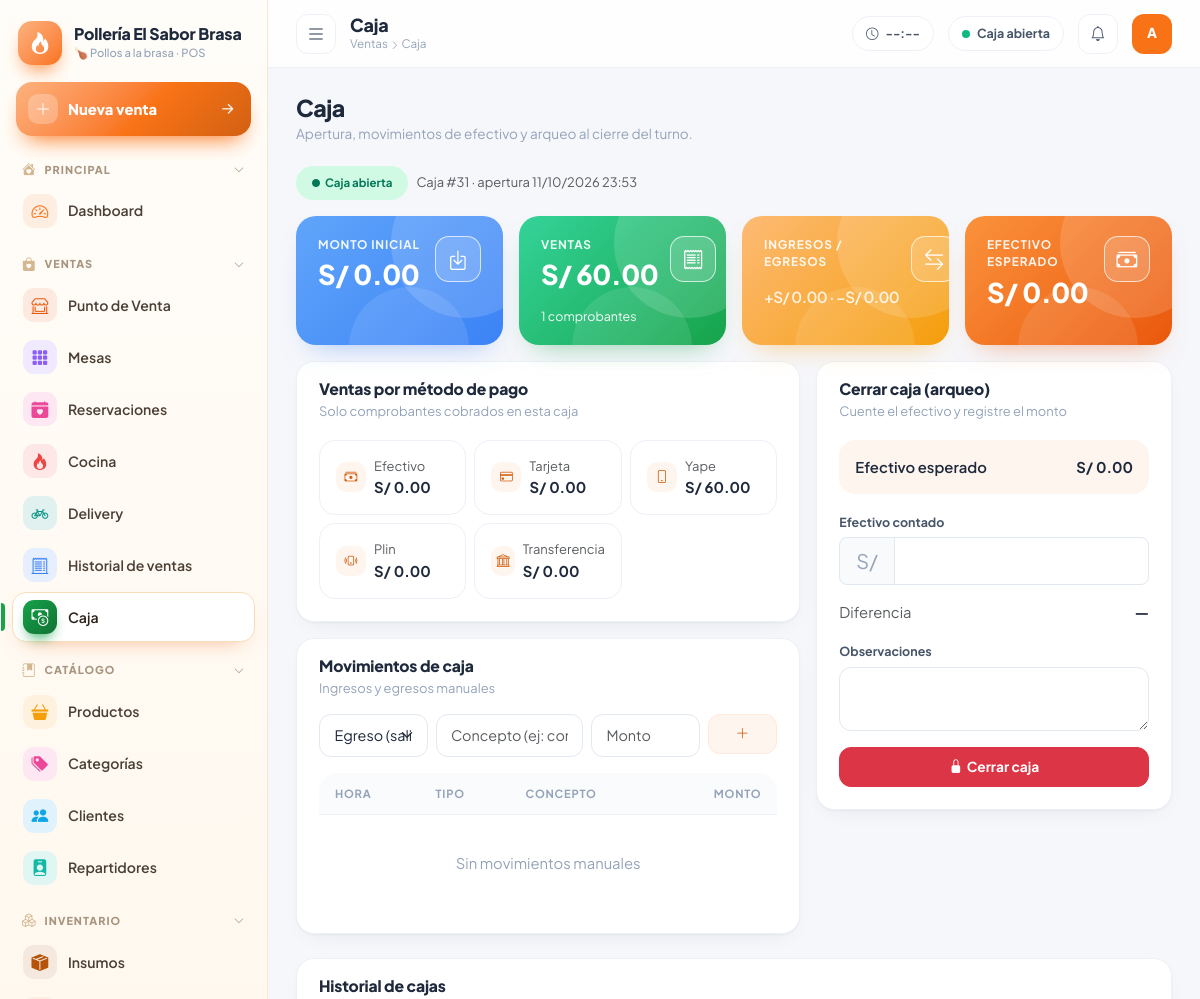
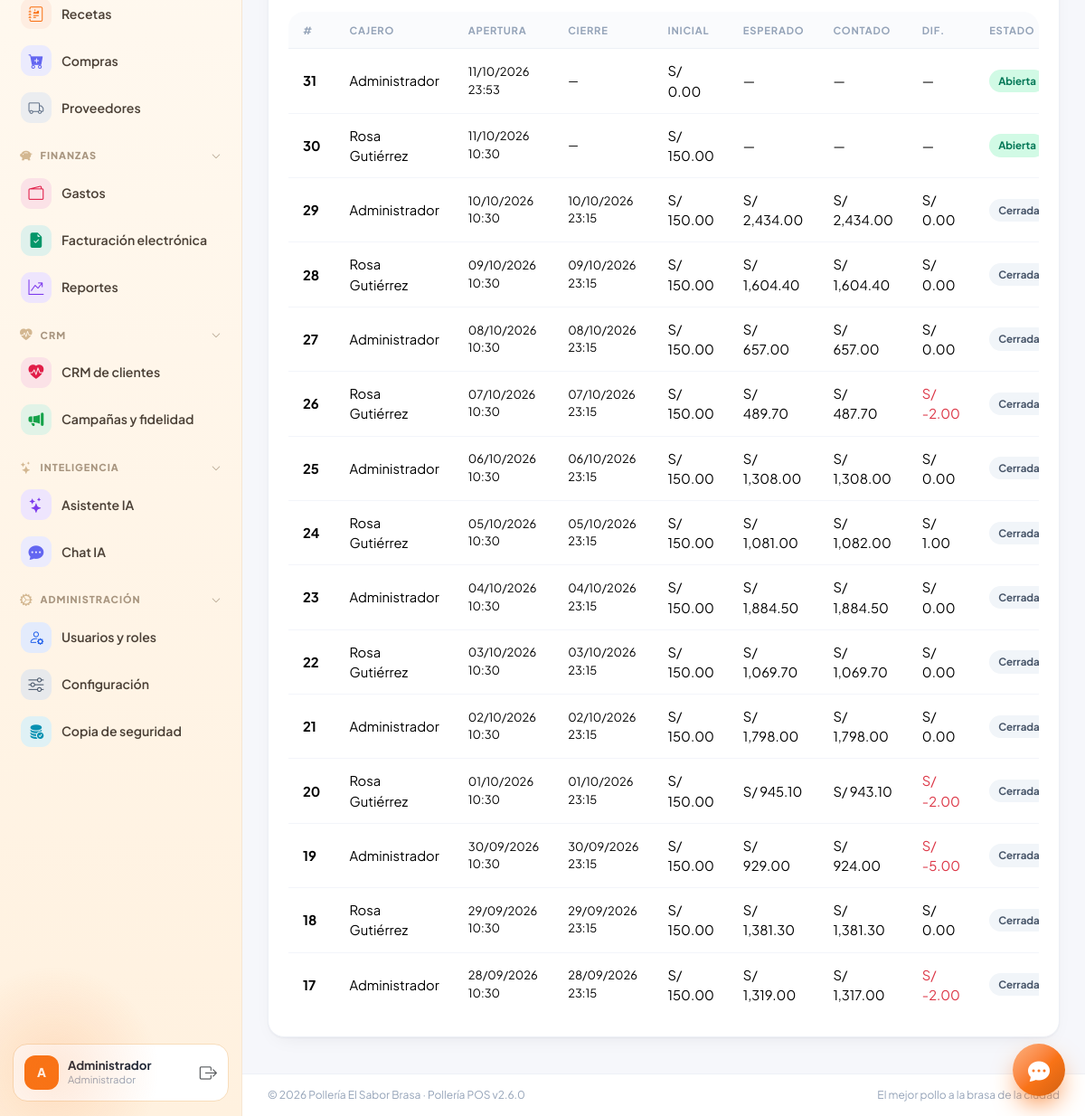
Page /index.php?r=caja/index (signed in) on the committed database (2 pictures, top to bottom).
### tables this page shows
CREATE TABLE IF NOT EXISTS `cajas` (
  `id` int unsigned NOT NULL AUTO_INCREMENT,
  `usuario_id` int unsigned NOT NULL,
  `fecha_apertura` datetime NOT NULL,
  `fecha_cierre` datetime DEFAULT NULL,
  `monto_inicial` decimal(12,2) NOT NULL DEFAULT '0.00',
  `monto_esperado` decimal(12,2) DEFAULT NULL,
  `monto_contado` decimal(12,2) DEFAULT NULL,
  `diferencia` decimal(12,2) DEFAULT NULL,
  `observacion` varchar(250) DEFAULT NULL,
  `estado` enum('abierta','cerrada') NOT NULL DEFAULT 'abierta',
  PRIMARY KEY (`id`),
  KEY `idx_caja_usr` (`usuario_id`,`estado`),
  CONSTRAINT `fk_caja_usr` FOREIGN KEY (`usuario_id`) REFERENCES `usuarios` (`id`)
);

CREATE TABLE IF NOT EXISTS `usuarios` (
  `id` int unsigned NOT NULL AUTO_INCREMENT,
  `rol_id` int unsigned NOT NULL,
  `nombre` varchar(100) NOT NULL,
  `usuario` varchar(50) NOT NULL,
  `clave` varchar(255) NOT NULL,
  `email` varchar(120) DEFAULT NULL,
  `telefono` varchar(30) DEFAULT NULL,
  `avatar` varchar(255) DEFAULT NULL,
  `estado` tinyint(1) NOT NULL DEFAULT '1',
  `ultimo_acceso` datetime DEFAULT NULL,
  `created_at` timestamp NOT NULL DEFAULT CURRENT_TIMESTAMP,
  PRIMARY KEY (`id`),
  UNIQUE KEY `uq_usuario` (`usuario`),
  KEY `fk_usr_rol` (`rol_id`),
  CONSTRAINT `fk_usr_rol` FOREIGN KEY (`rol_id`) REFERENCES `roles` (`id`)
);

### core/Controller.php (called while the page is built, shortened)
<?php
abstract class Controller
{
    protected string $module = '';
    protected function view(string $view, array $data = [], string $layout = 'layouts/main'): void
    {
        $data += ['title' => APP_NAME, 'module' => $this->module, 'useCharts' => false];
        extract($data, EXTR_SKIP);
        require BASE_PATH . '/app/views/' . $view . '.php';
    }
}

### app/controllers/CajaController.php (called while the page is built, shortened)
<?php
class CajaController extends Controller
{
    private function resumen(int $cajaId): array
    {
        $c = DB::one('SELECT * FROM cajas WHERE id = ?', [$cajaId]);
        $pm = array_column(DB::all("SELECT pg.metodo, SUM(pg.monto) t FROM pagos pg JOIN pedidos p ON p.id = pg.pedido_id WHERE p.caja_id = ? AND p.estado = 'pagado' GROUP BY pg.metodo", [$cajaId]), 't', 'metodo');
        $ing = (float)DB::val("SELECT COALESCE(SUM(monto),0) FROM caja_movimientos WHERE caja_id = ? AND tipo = 'ingreso'", [$cajaId]);
        $egr = (float)DB::val("SELECT COALESCE(SUM(monto),0) FROM caja_movimientos WHERE caja_id = ? AND tipo = 'egreso'", [$cajaId]);
        $efec = (float)($pm['efectivo'] ?? 0);
        $ventas = DB::one("SELECT COUNT(*) n, COALESCE(SUM(total),0) t FROM pedidos WHERE caja_id = ? AND estado = 'pagado'", [$cajaId]);
        return [
            'caja' => $c, 'pm' => $pm, 'ing' => $ing, 'egr' => $egr, 'efectivo' => $efec,
            'esperado' => (float)$c['monto_inicial'] + $efec + $ing - $egr,
            'ventasN' => (int)$ventas['n'], 'ventasT' => (float)$ventas['t'],
            'movs' => DB::all('SELECT m.*, u.nombre AS usuario FROM caja_movimientos m LEFT JOIN usuarios u ON u.id = m.usuario_id WHERE m.caja_id = ? ORDER BY m.id DESC', [$cajaId]),
        ];
    }
    public function indexAction(): void
    {
        $uid = Auth::id();
        $verId = (int)($_GET['id'] ?? 0);
        $abierta = DB::one("SELECT id FROM cajas WHERE usuario_id = ? AND estado = 'abierta' ORDER BY id DESC LIMIT 1", [$uid]);
        $cajaId = $verId ?: ($abierta['id'] ?? 0);
        $r = null;
        if ($cajaId) {
            $r = $this->resumen((int)$cajaId);
        }
        $hist = Auth::isAdmin()
            ? DB::all('SELECT c.*, u.nombre AS usuario FROM cajas c JOIN usuarios u ON u.id = c.usuario_id ORDER BY c.id DESC LIMIT 15')
            : DB::all('SELECT c.*, u.nombre AS usuario FROM cajas c JOIN usuarios u ON u.id = c.usuario_id WHERE c.usuario_id = ? ORDER BY c.id DESC LIMIT 15', [$uid]);
        $pendientes = (int)DB::val("SELECT COUNT(*) FROM pedidos WHERE estado = 'abierto'");
        $this->view('caja/index', ['title' => 'Caja', 'r' => $r, 'hist' => $hist, 'abierta' => $abierta, 'pendientes' => $pendientes]);
    }
}

### index.php (called while the page is built, shortened)
<?php
$route = $_GET['r'] ?? '';
$parts = explode('/', $route);
$act  = $parts[1] ?? 'index';
$obj = new $class();
$method = $act . 'Action';
try {
    $obj->$method();
} catch (Throwable $e) {
    http_response_code(500);
    if (is_ajax()) {
        header('Content-Type: application/json; charset=utf-8');
        echo json_encode(['ok' => false, 'msg' => APP_DEBUG ? $e->getMessage() : 'Error interno']);
    } else {
        echo '<pre style="padding:20px;font-family:monospace">' . (APP_DEBUG ? e($e->getMessage() . "\n" . $e->getFile() . ':' . $e->getLine()) : 'Error interno del servidor') . '</pre>';
    }
}

### core/DB.php (called while the page is built, shortened)
<?php
class DB
{
    private static ?PDO $pdo = null;
    public static function pdo(): PDO
    {
        if (self::$pdo === null) {
            $dsn = 'mysql:host=' . DB_HOST . ';port=' . DB_PORT . ';dbname=' . DB_NAME . ';charset=utf8mb4';
            self::$pdo = new PDO($dsn, DB_USER, DB_PASS, [
                PDO::ATTR_ERRMODE            => PDO::ERRMODE_EXCEPTION,
                PDO::ATTR_DEFAULT_FETCH_MODE => PDO::FETCH_ASSOC,
                PDO::ATTR_EMULATE_PREPARES   => false,
            ]);
            self::$pdo->exec("SET time_zone = '" . date('P') . "'");
        }
        return self::$pdo;
    }
    public static function q(string $sql, array $p = []): PDOStatement
    {
        $st = self::pdo()->prepare($sql);
        $st->execute($p);
        return $st;
    }
    public static function all(string $sql, array $p = []): array { return self::q($sql, $p)->fetchAll(); }
    public static function one(string $sql, array $p = []): ?array { $r = self::q($sql, $p)->fetch(); return $r ?: null; }
    public static function val(string $sql, array $p = [])
    {
        $r = self::q($sql, $p)->fetch(PDO::FETCH_NUM);
        return $r ? $r[0] : null;
    }
}

### core/Setting.php (called while the page is built, shortened)
<?php
class Setting
{
    private static ?array $cache = null;
    public static function load(bool $force = false): void
    {
        if (self::$cache === null || $force) {
            self::$cache = [];
            foreach (DB::all('SELECT clave, valor FROM configuraciones') as $r) {
                self::$cache[$r['clave']] = $r['valor'];
            }
        }
    }
    public static function get(string $key, $default = '')
    {
        return array_key_exists($key, self::$cache) && self::$cache[$key] !== null ? self::$cache[$key] : $default;
    }
}

### core/Auth.php (called while the page is built, shortened)
<?php
class Auth
{
    public static function user(): ?array { return $_SESSION['user'] ?? null; }
    public static function id(): int { return (int)($_SESSION['user']['id'] ?? 0); }
    public static function isAdmin(): bool { return (self::user()['permisos'] ?? '') === '*'; }
}

### app/views/caja/index.php (the view, shortened to what this page needs)
<?php
$mlbl = ['efectivo' => ['Efectivo', 'bi-cash-stack', 't-ok'], 'tarjeta' => ['Tarjeta', 'bi-credit-card', 't-info'], 'yape' => ['Yape', 'bi-phone', 't-violet'], 'plin' => ['Plin', 'bi-phone-vibrate', 't-info'], 'transferencia' => ['Transferencia', 'bi-bank', 't-gray']];
$c = $r['caja'] ?? null;
$abiertaVista = $c && $c['estado'] === 'abierta';
$propia = $c && (int)$c['usuario_id'] === Auth::id();
?>
<div class="page-head">
  <div><h2>Caja</h2><p>Apertura, movimientos de efectivo y arqueo al cierre del turno.</p></div>
</div>
<?php if (!$c): ?>
  <div class="row justify-content-center"><div class="col-lg-5">
    <div class="card-soft text-center p-4">
      <div class="mx-auto mb-3 t-ok" style="width:76px;height:76px;border-radius:24px;display:grid;place-items:center;font-size:2.2rem"><i class="bi bi-unlock-fill"></i></div>
      <h4 class="fw-800">Abrir caja</h4>
      <p class="text-muted">Registre el dinero con el que inicia su turno para poder cobrar.</p>
      <form method="post" action="<?= e(url('caja/abrir')) ?>">
        <?= csrf_field() ?>
        <label class="form-label text-start d-block">Monto inicial en efectivo</label>
        <div class="input-group input-group-lg mb-3"><span class="input-group-text"><?= e(cfg('moneda_simbolo')) ?></span><input type="number" step="0.01" min="0" name="monto" class="form-control fw-bold" value="0" required autofocus></div>
        <button class="btn btn-ok btn-lg w-100"><i class="bi bi-unlock me-1"></i>Abrir caja</button>
      </form>
    </div>
  </div></div>
<?php else: ?>
  <div class="d-flex align-items-center gap-2 mb-3">
    <span class="bsoft <?= $abiertaVista ? 'ok' : 'gray' ?> py-2 px-3"><i class="bi bi-circle-fill" style="font-size:.5rem"></i><?= $abiertaVista ? 'Caja abierta' : 'Caja cerrada' ?></span>
    <span class="text-muted small">Caja #<?= (int)$c['id'] ?> · apertura <?= e(fdate($c['fecha_apertura'], true)) ?><?= $c['fecha_cierre'] ? ' · cierre ' . e(fdate($c['fecha_cierre'], true)) : '' ?></span>
  </div>
  <div class="row g-3 mb-3">
    <div class="col-6 col-xl-3"><?= kpi_g('blue', 'Monto inicial', e(money($c['monto_inicial'])), 'bi-box-arrow-in-down') ?></div>
    <div class="col-6 col-xl-3"><?= kpi_g('green', 'Ventas', e(money($r['ventasT'])), 'bi-receipt', '', (int)$r['ventasN'] . ' comprobantes') ?></div>
    <div class="col-6 col-xl-3"><?= kpi_g('orange', 'Ingresos / egresos', '<small>+' . e(money($r['ing'])) . ' · −' . e(money($r['egr'])) . '</small>', 'bi-arrow-left-right') ?></div>
    <div class="col-6 col-xl-3"><?= kpi_g('brand', 'Efectivo esperado', e(money($c['estado'] === 'cerrada' ? $c['monto_esperado'] : $r['esperado'])), 'bi-cash-stack') ?></div>
  </div>
  <div class="row g-3">
    <div class="col-xl-7">
      <div class="card-soft mb-3">
        <div class="card-h"><div><h5>Ventas por método de pago</h5><small>Solo comprobantes cobrados en esta caja</small></div></div>
        <div class="card-b"><div class="row g-2">
          <?php foreach ($mlbl as $k => [$l, $i, $cl]): $v = (float)($r['pm'][$k] ?? 0); ?>
            <div class="col-6 col-md-4"><div class="p-3 rounded-4 border d-flex align-items-center gap-2"><span class="rank <?= $cl ?>"><i class="bi <?= $i ?>"></i></span><div><div class="small text-muted"><?= $l ?></div><div class="fw-bold"><?= e(money($v)) ?></div></div></div></div>
          <?php endforeach; ?>
        </div></div>
      </div>
      <div class="card-soft">
        <div class="card-h"><div><h5>Movimientos de caja</h5><small>Ingresos y egresos manuales</small></div></div>
        <div class="card-b pt-3">
          <?php if ($abiertaVista && $propia): ?>
          <form method="post" action="<?= e(url('caja/movimiento')) ?>" class="row g-2 mb-3">
            <div class="col-md-3"><select name="tipo" class="form-select"><option value="egreso">Egreso (salida)</option><option value="ingreso">Ingreso</option></select></div>
            <div class="col-md-4"><input name="concepto" class="form-control" placeholder="Concepto (ej: compra de hielo)" required></div>
            <div class="col-md-3"><input type="number" step="0.01" min="0.01" name="monto" class="form-control" placeholder="Monto" required></div>
            <div class="col-md-2"><button class="btn btn-soft w-100"><i class="bi bi-plus-lg"></i></button></div>
          </form>
          <?php endif; ?>
          <div class="table-wrap"><table class="table table-modern"><thead><tr><th>Hora</th><th>Tipo</th><th>Concepto</th><th class="text-end">Monto</th></tr></thead><tbody>
            <?php if (!$r['movs']): ?><tr><td colspan="4"><div class="empty py-4">Sin movimientos manuales</div></td></tr><?php endif; ?>
          </tbody></table></div>
        </div>
      </div>
    </div>
    <div class="col-xl-5">
      <?php if ($abiertaVista && $propia): ?>
        <form method="post" action="<?= e(url('caja/cerrar')) ?>" class="card-soft" data-confirm="Se cerrará su caja y se registrará el arqueo." data-btn="Cerrar caja" data-icon="question">
          <div class="card-h"><div><h5>Cerrar caja (arqueo)</h5><small>Cuente el efectivo y registre el monto</small></div></div>
          <div class="card-b">
            <div class="d-flex justify-content-between p-3 rounded-4 mb-3" style="background:var(--brand-50)"><span class="fw-semibold">Efectivo esperado</span><b><?= e(money($r['esperado'])) ?></b></div>
            <label class="form-label">Efectivo contado</label>
            <div class="input-group input-group-lg mb-3"><span class="input-group-text"><?= e(cfg('moneda_simbolo')) ?></span><input type="number" step="0.01" min="0" name="contado" id="contado" class="form-control fw-bold" required></div>
            <div class="d-flex justify-content-between mb-3"><span class="text-muted">Diferencia</span><b id="dif">—</b></div>
            <label class="form-label">Observaciones</label>
            <textarea name="observacion" rows="2" class="form-control mb-3"></textarea>
            <button class="btn btn-danger w-100"><i class="bi bi-lock-fill me-1"></i>Cerrar caja</button>
          </div>
        </form>
      <?php endif; ?>
    </div>
  </div>
<?php endif; ?>
<div class="card-soft mt-4">
  <div class="card-h"><div><h5>Historial de cajas</h5></div></div>
  <div class="card-b pt-3"><div class="table-wrap"><table class="table table-modern">
    <thead><tr><th>#</th><th>Cajero</th><th>Apertura</th><th>Cierre</th><th>Inicial</th><th>Esperado</th><th>Contado</th><th>Dif.</th><th>Estado</th><th></th></tr></thead><tbody>
    <?php foreach ($hist as $h): ?>
      <tr><td class="fw-bold"><?= (int)$h['id'] ?></td><td><?= e($h['usuario']) ?></td><td class="small"><?= e(fdate($h['fecha_apertura'], true)) ?></td><td class="small"><?= e(fdate($h['fecha_cierre'], true)) ?></td>
        <td><?= e(money($h['monto_inicial'])) ?></td><td><?= $h['monto_esperado'] !== null ? e(money($h['monto_esperado'])) : '—' ?></td><td><?= $h['monto_contado'] !== null ? e(money($h['monto_contado'])) : '—' ?></td>
        <td class="<?= (float)$h['diferencia'] < 0 ? 'text-danger' : '' ?>"><?= $h['diferencia'] !== null ? e(money($h['diferencia'])) : '—' ?></td>
        <td><span class="bsoft <?= $h['estado'] === 'abierta' ? 'ok' : 'gray' ?>"><?= ucfirst($h['estado']) ?></span></td>
        <td class="text-end"><a class="btn btn-ghost btn-sm" href="<?= e(url('caja/index', ['id' => $h['id']])) ?>"><i class="bi bi-eye"></i></a></td></tr>
    <?php endforeach; ?>
    </tbody></table></div></div>
</div>

### rows in the picture
cajas: id "31", fecha_apertura "11/10/2026 23:53", usuario.nombre "Administrador", fecha_cierre "—", monto_inicial "S/ 0.00", estado "Abierta"
cajas: id "30", usuario.nombre "Rosa Gutiérrez", fecha_apertura "11/10/2026 10:30", fecha_cierre "—", monto_inicial "S/ 150.00", estado "Abierta"
cajas: id "29", usuario.nombre "Administrador", fecha_apertura "10/10/2026 10:30", fecha_cierre "10/10/2026 23:15", monto_inicial "S/ 150.00", monto_esperado "S/ 2,434.00", monto_contado "S/ 2,434.00", diferencia "S/ 0.00", estado "Cerrada"
cajas: id "28", usuario.nombre "Rosa Gutiérrez", fecha_apertura "09/10/2026 10:30", fecha_cierre "09/10/2026 23:15", monto_inicial "S/ 150.00", monto_esperado "S/ 1,604.40", monto_contado "S/ 1,604.40", diferencia "S/ 0.00", estado "Cerrada"
cajas: id "27", usuario.nombre "Administrador", fecha_apertura "08/10/2026 10:30", fecha_cierre "08/10/2026 23:15", monto_inicial "S/ 150.00", monto_esperado "S/ 657.00", monto_contado "S/ 657.00", diferencia "S/ 0.00", estado "Cerrada"
cajas: id "26", usuario.nombre "Rosa Gutiérrez", fecha_apertura "07/10/2026 10:30", fecha_cierre "07/10/2026 23:15", monto_inicial "S/ 150.00", monto_esperado "S/ 489.70", monto_contado "S/ 487.70", diferencia "S/ -2.00", estado "Cerrada"
cajas: id "25", usuario.nombre "Administrador", fecha_apertura "06/10/2026 10:30", fecha_cierre "06/10/2026 23:15", monto_inicial "S/ 150.00", monto_esperado "S/ 1,308.00", monto_contado "S/ 1,308.00", diferencia "S/ 0.00", estado "Cerrada"
cajas: id "24", usuario.nombre "Rosa Gutiérrez", fecha_apertura "05/10/2026 10:30", fecha_cierre "05/10/2026 23:15", monto_inicial "S/ 150.00", monto_esperado "S/ 1,081.00", monto_contado "S/ 1,082.00", diferencia "S/ 1.00", estado "Cerrada"
cajas: id "23", usuario.nombre "Administrador", fecha_apertura "04/10/2026 10:30", fecha_cierre "04/10/2026 23:15", monto_inicial "S/ 150.00", monto_esperado "S/ 1,884.50", monto_contado "S/ 1,884.50", diferencia "S/ 0.00", estado "Cerrada"
cajas: id "22", usuario.nombre "Rosa Gutiérrez", fecha_apertura "03/10/2026 10:30", fecha_cierre "03/10/2026 23:15", monto_inicial "S/ 150.00", monto_esperado "S/ 1,069.70", monto_contado "S/ 1,069.70", diferencia "S/ 0.00", estado "Cerrada"
cajas: id "21", usuario.nombre "Administrador", fecha_apertura "02/10/2026 10:30", fecha_cierre "02/10/2026 23:15", monto_inicial "S/ 150.00", monto_esperado "S/ 1,798.00", monto_contado "S/ 1,798.00", diferencia "S/ 0.00", estado "Cerrada"
cajas: id "20", usuario.nombre "Rosa Gutiérrez", fecha_apertura "01/10/2026 10:30", fecha_cierre "01/10/2026 23:15", monto_inicial "S/ 150.00", monto_esperado "S/ 945.10", monto_contado "S/ 943.10", diferencia "S/ -2.00", estado "Cerrada"
cajas: id "19", usuario.nombre "Administrador", fecha_apertura "30/09/2026 10:30", fecha_cierre "30/09/2026 23:15", monto_inicial "S/ 150.00", monto_esperado "S/ 929.00", monto_contado "S/ 924.00", diferencia "S/ -5.00", estado "Cerrada"
cajas: id "18", usuario.nombre "Rosa Gutiérrez", fecha_apertura "29/09/2026 10:30", fecha_cierre "29/09/2026 23:15", monto_inicial "S/ 150.00", monto_esperado "S/ 1,381.30", monto_contado "S/ 1,381.30", diferencia "S/ 0.00", estado "Cerrada"
cajas: id "17", usuario.nombre "Administrador", fecha_apertura "28/09/2026 10:30", fecha_cierre "28/09/2026 23:15", monto_inicial "S/ 150.00", monto_esperado "S/ 1,319.00", monto_contado "S/ 1,317.00", diferencia "S/ -2.00", estado "Cerrada"

### other values in the picture
$empresa "Pollería El Sabor Brasa"
$g "PRINCIPAL"
$m[0] "Dashboard"
$g "VENTAS"
$m[0] "Punto de Venta"
$m[0] "Mesas"
$m[0] "Reservaciones"
$m[0] "Cocina"
$m[0] "Delivery"
$m[0] "Historial de ventas"
$m[0] "Caja"
$g "CATÁLOGO"
$m[0] "Productos"
$m[0] "Categorías"
$m[0] "Clientes"
